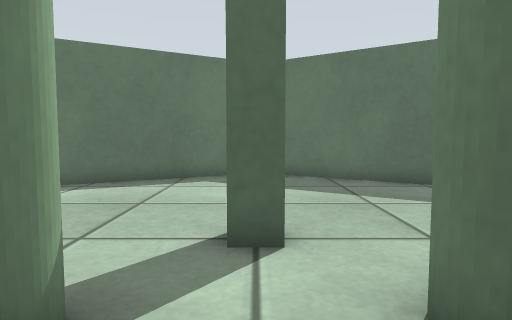
view 1 (above)

12 first-person views from a walk through a robot-simulator world made for Gazebo. The camera is 0.27 m above the floor, tilts 4° down and sees 75° across. The floor is counted in squares, 0.2 m on a side. Each view is taken from the middle of a square. On the plan, view 1 faces up. The plan holds only what a view shows up to about 14 squares ahead; the rest is blank.

view 2
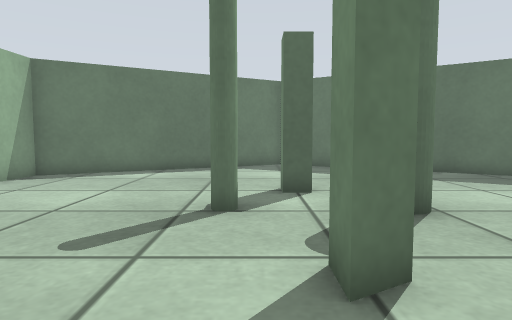

view 3
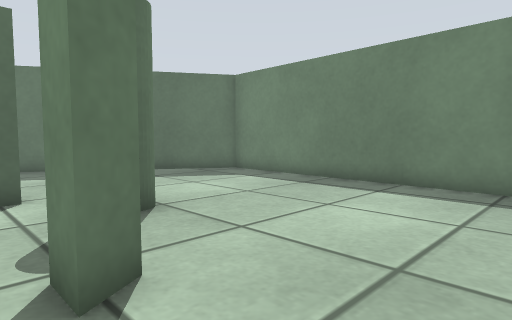

view 4
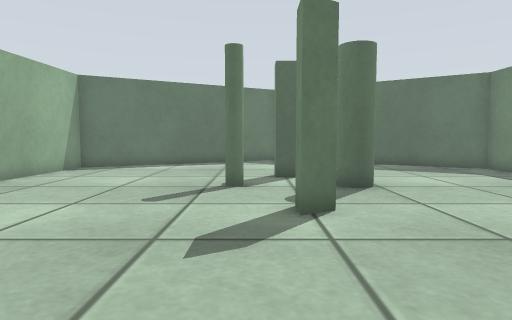

view 5
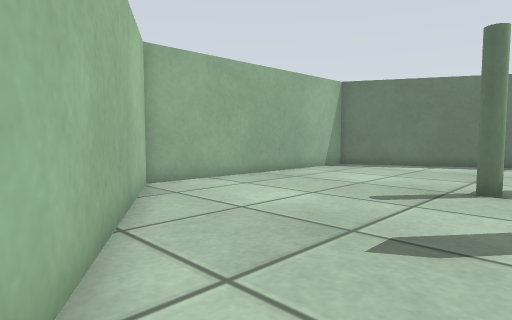

view 6
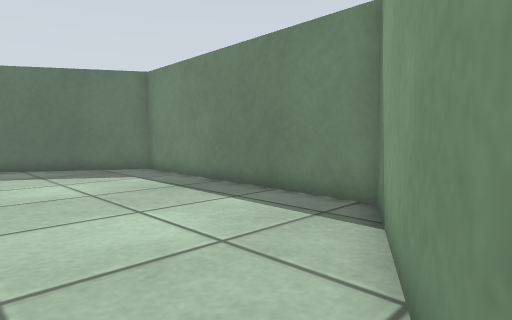

view 7
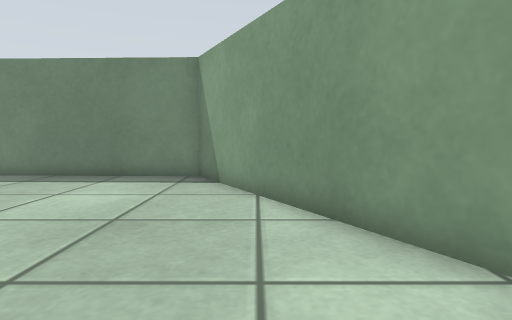

view 8
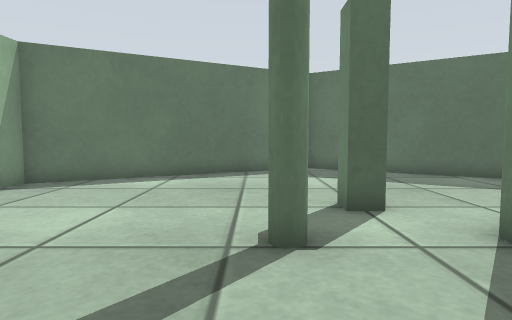

view 9
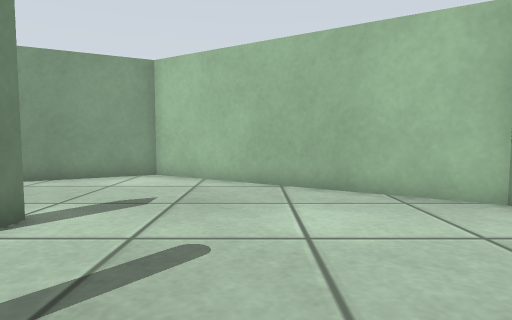

view 10
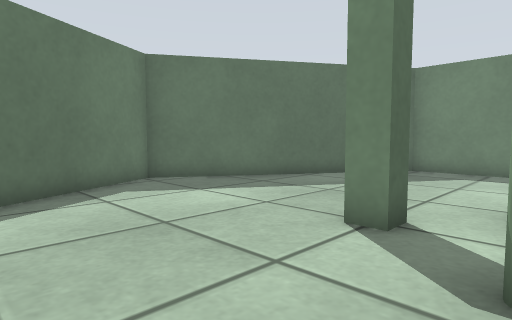

view 11
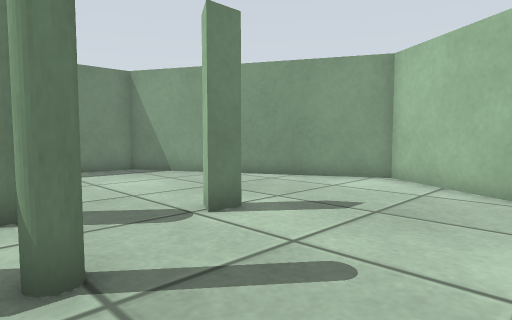

view 12
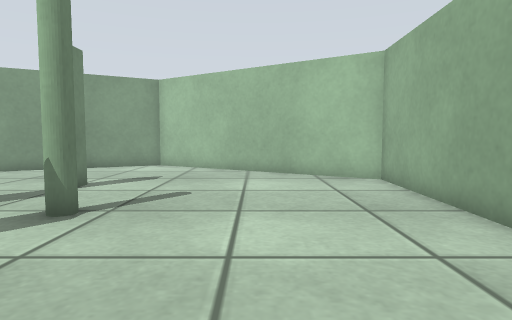

### Floor plan
Points are (right, up) in squares from view 1. A wall is a line through its corners. A room is listed if a view was taken in it or the views show most of it. See-through windows are left out.
Room 1 (views 1, 2, 3, 4, 5, 6, 7, 8, 9, 10, 11, 12)
walls: (0.4, 4) (-0.2, 4) (-0.2, 4.8); (-0.2, -0.6) (0.5, -1) (-0.2, -1.4) (-0.2, -0.6); (-0.5, -7.8) (8.4, -3.1) (8.7, 6.9) (0.2, 12.2) (-8.6, 7.5) (-9, -2.5) (-0.5, -7.8)

Where each view was taken, in squares from view 1:
view 1: 0 up, 0 right, facing up
view 2: 4 down, 1 left, facing up
view 3: 4 down, 1 left, facing up-right
view 4: 7 down, 1 left, facing up
view 5: 7 down, 0 right, facing up-left
view 6: 6 down, 2 right, facing up-right
view 7: 5 down, 3 left, facing right
view 8: 2 down, 2 left, facing up
view 9: 4 up, 4 left, facing down
view 10: 2 up, 5 left, facing up-right
view 11: 3 up, 5 left, facing down-right
view 12: 8 up, 5 left, facing down
